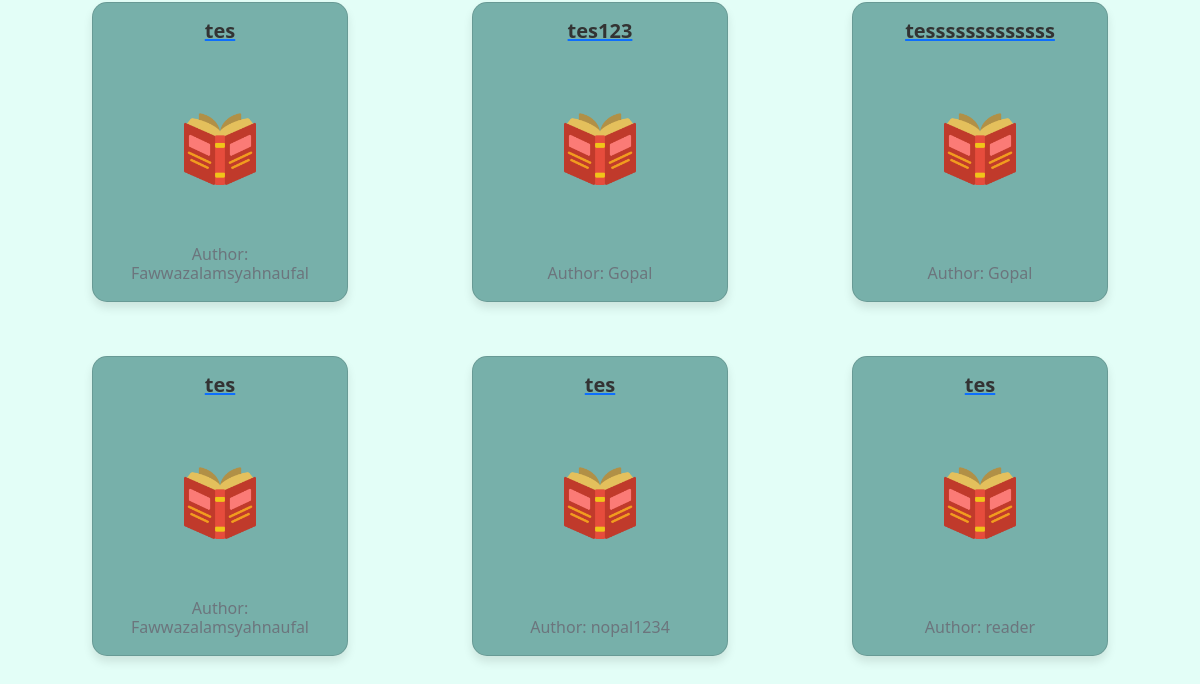
Page /Home/home.php (signed in, lower part) on the earlier database version.
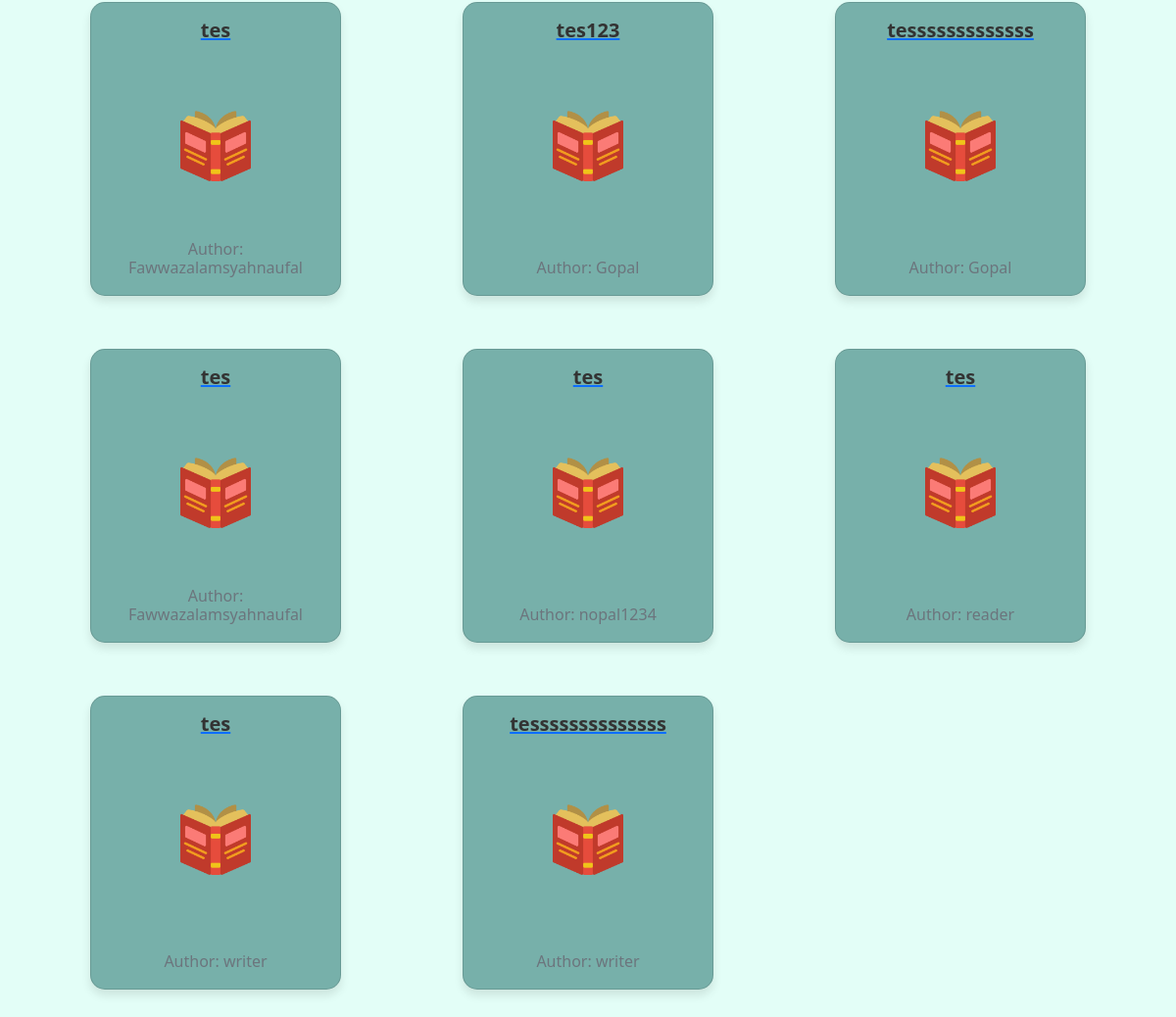
Same page on the later database version.
### tables this page shows
CREATE TABLE `stories` (
  `id` int(11) NOT NULL,
  `title` varchar(100) NOT NULL,
  `author` varchar(100) NOT NULL,
  `description` text NOT NULL,
  `user_id` int(11) DEFAULT NULL,
  `image_path` varchar(255) DEFAULT NULL,
  `Fandom` varchar(255) DEFAULT NULL,
  `Language` varchar(50) DEFAULT NULL,
  `Status` varchar(50) DEFAULT NULL,
  `Series` varchar(255) DEFAULT NULL,
  `Characters` text DEFAULT NULL,
  `Relationship` varchar(255) DEFAULT NULL,
  `Addtags` text DEFAULT NULL
);

### Home/config/config.php (called while the page is built, shortened)
<?php
function connectDatabase(){
    $servername = "localhost";
    $username = "root";
    $password = "";
    $database = "alternate_arc";
    $conn = new mysqli($servername, $username, $password, $database);
     return $conn;
}
function fetchStories(){
    $conn = connectDatabase();
    $sql = "SELECT Addtags, id, title, author, description FROM stories";
    $result = $conn->query($sql);
    $stories = [];
    if ($result->num_rows > 0) {
        while ($row = $result->fetch_assoc()) {
            $stories[] = $row;
        }
    }
    return $stories;
}
?>

### Home/home.php (the view, shortened to what this page needs)
<?php
include 'config/config.php';
$stories = fetchStories();
?>
<!DOCTYPE html>
<html lang="en">
<head>
    <link href="https://cdn.jsdelivr.net/npm/bootstrap@5.0.2/dist/css/bootstrap.min.css" rel="stylesheet">
    <link rel="stylesheet" href="./style/home.css">
</head>
<body style="background-color:#E3FEF7;">
    <div class="container mt-5 pt-3">
        <div class="row row-cols-1 row-cols-md-2 row-cols-lg-3 g-4">
            <?php
                foreach ($stories as $story) {
                    echo '<div class="col" style="margin-bottom:30px;">';
                    echo '<a href="./read/story.php?id=' . $story["id"] . '" class="card-link">';
                    echo '<div class="story card">';
                    echo '<div class="card-body" >';
                    echo '<h5 class="card-title">' . $story["title"] . '</h5>';
                    echo '<img src="image\book_3145755.png" style="display: block; margin: auto;width:72px;height:72px;margin-top:70px;">';
                    echo '<h6 class="card-subtitle mb-2 text-muted" style="text-align:center;position: absolute; bottom: 10px; left: 10px; right: 10px;">Author: ' . $story["author"] . '</h6>';
                    echo '</div>';
                    echo '</div>';
                    echo '</a>';
                    echo '</div>';
                }
            ?>
        </div>
    </div>
</body>
</html>

### Home/style/home.css (style rules this page uses)
body { padding-top: 56px; transition: opacity 0.5s ease-in-out; cursor: url('./image/pointer.png'); }
.story.card { background-color: #77b0aa; border-radius: 15px; box-shadow: 0 6px 10px rgba(0, 0, 0, 0.1); transition: transform 0.3s ease; margin-left: 50px; margin-right: 50px; padding-bottom:100px; }
.story.card .card-title { color: #333; font-weight: bold; text-align: center; }
.story.card .card-subtitle { color: #666; }
.pt-3 { padding-top: 1rem; }
.mt-5 { margin-top: 3rem; }

Differences in the rows shown:
added stories: title "tes", author "writer"
added stories: title "tessssssssssssss", author "writer"
